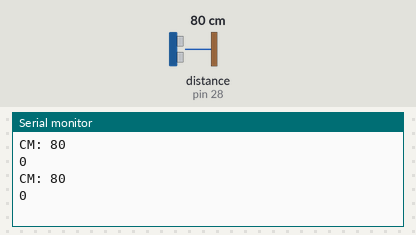
A sketch run on a simulated Arduino Mega 2560, built with avr-gcc and run on an emulated ATmega2560. On the bench: the last lines printed to the serial monitor. Wiring (inferred from the names in the program): ultrasonic range finder: trigger pin 29; echo pin 28. The test bench sets the inputs (shaded band); at power-on: distance to the obstacle (sensor on pin 28) 80 cm. The echo pulse lasts 58.3 µs per cm.

Above: at 2.8 s.
2.9 s: distance to the obstacle (sensor on pin 28) set to 2 cm
At 4.4 s:
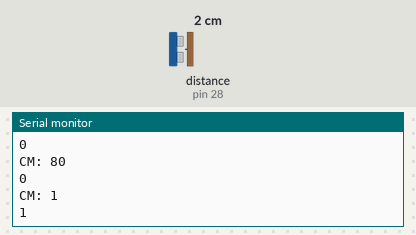
5.6 s: distance to the obstacle (sensor on pin 28) set to 4 cm
At 7.1 s:
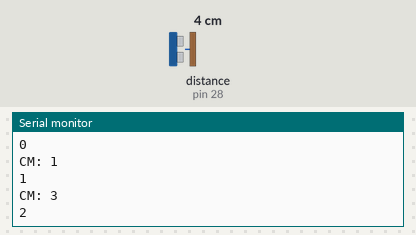
Timing chart, 0 to 8.6 s (numbered marks = the images above; inputs shaded):
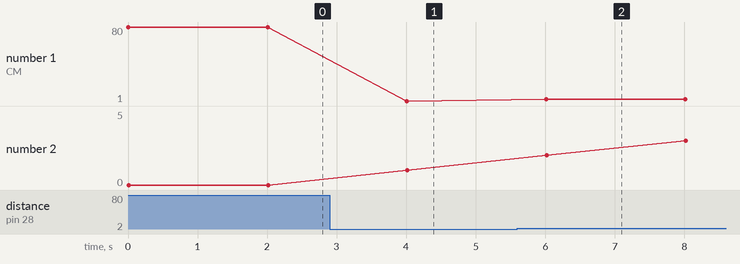

Measured:
- after the input at 2.9 s, the serial monitor: prints a new line after 1.1 s (image 1)
- after the input at 5.6 s, the serial monitor: prints a new line after 0.41 s (image 2)
- plotted number 1: 80 → 1 after the input at 2.9 s
- plotted number 2: 0 → 1 after the input at 2.9 s

The sketch:

teste_sensor.ino
```cpp
int trigger = 29;
int echo = 28;

int cm = 0;
int pontos = 0;
int distanceToPoint = 10;

void setup() {
  Serial.begin(9600);
  pinMode(trigger, OUTPUT);
  pinMode(echo, INPUT);
}

void loop() {
  // calculate the distance to the target in cm
  cm = 0.01723 * readUltrasonicDistance(trigger, echo);
  // convert to inches by dividing by 2.54
  Serial.print("CM: ");
  Serial.println(cm);
  if (cm <= distanceToPoint && pontos < 5) {
    pontos++;
    Serial.println(pontos);
  } else {
    Serial.println(pontos);
  }
  delay(2000);  // Wait for 2000 millisecond(s)
}

long readUltrasonicDistance(int triggerPin, int echoPin) {
  pinMode(triggerPin, OUTPUT);  // Clear the trigger
  digitalWrite(triggerPin, LOW);
  delayMicroseconds(2);
  // Sets the trigger pin to HIGH state for 10 microseconds
  digitalWrite(triggerPin, HIGH);
  delayMicroseconds(10);
  digitalWrite(triggerPin, LOW);
  pinMode(echoPin, INPUT);
  // Reads the echo pin, and returns the sound wave travel time in microseconds
  return pulseIn(echoPin, HIGH);
}
```
